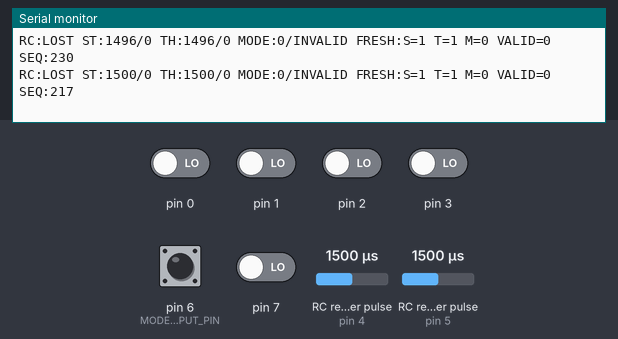
A sketch run on a simulated Arduino Uno, built with avr-gcc and run on an emulated ATmega328P. Shown: the last lines printed to the serial monitor. Wiring (inferred from the names in the program): 2 × RC receiver channel: data pin 4 / data pin 5. Inputs (shaded band) come from the test bench; at power-on: pin 0–3, pin 6 (MODE_INPUT_PIN), pin 7 LOW, RC receiver pulse (sensors on pin 4, pin 5) 1500 µs.

Above: at 1.2 s.
1.3 s: RC receiver pulse (sensor on pin 4) set to 1020 µs
At 1.36 s:
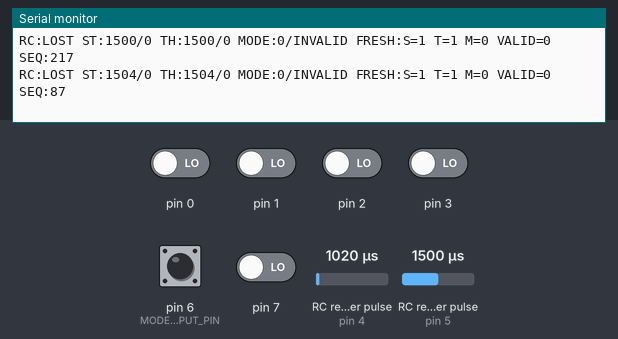
2.8 s: RC receiver pulse (sensor on pin 5) set to 1020 µs
At 2.96 s:
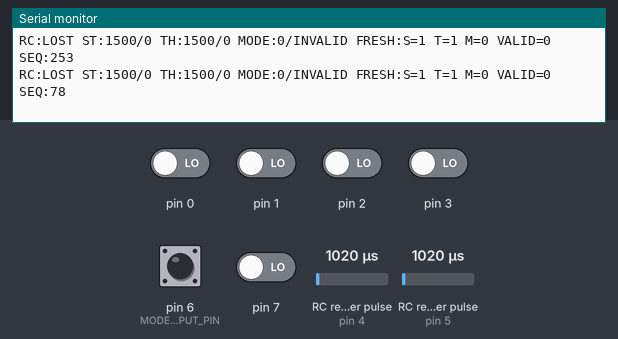
4.3 s: pin 2 driven HIGH
At 4.76 s:
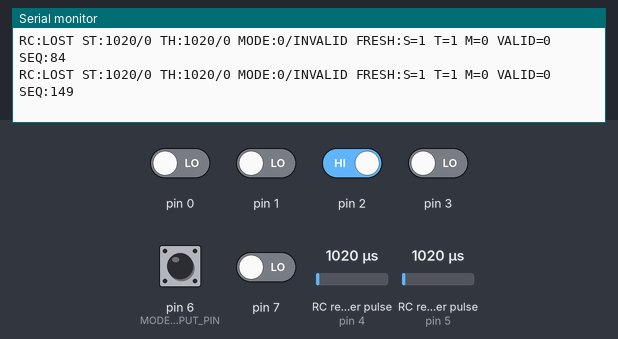
5.8 s: pin 3 driven HIGH
At 6.36 s:
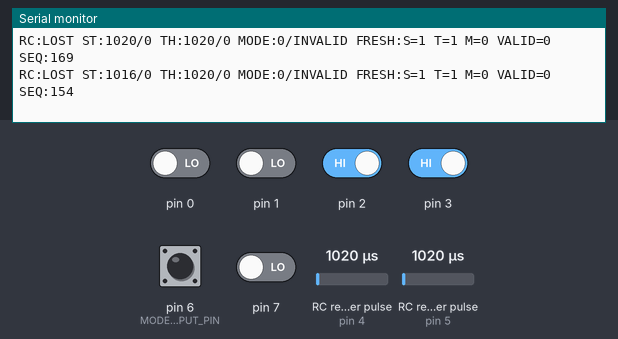
7.3 s: pin 6 (MODE_INPUT_PIN) pulled HIGH for 0.15 s
At 7.56 s:
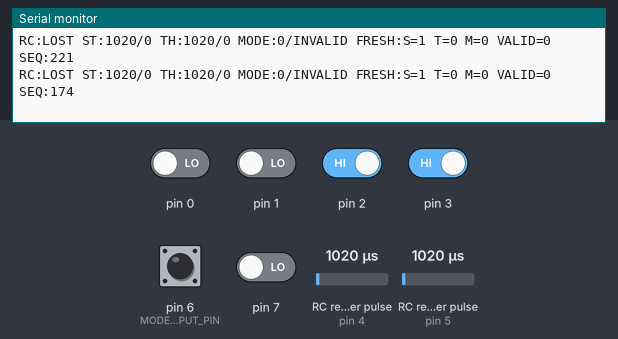
8.9 s: pin 7 driven HIGH
At 9.16 s:
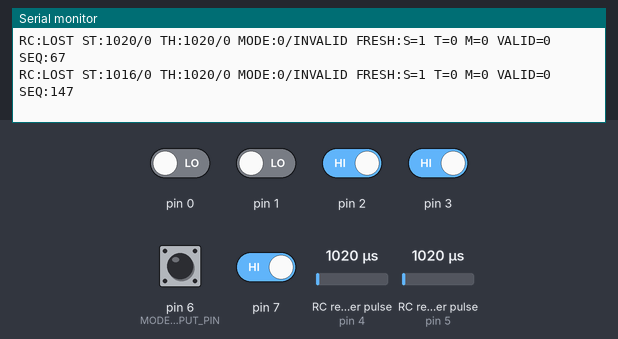
Timing chart, 0 to 11.4 s (numbered marks = the images above; inputs shaded):
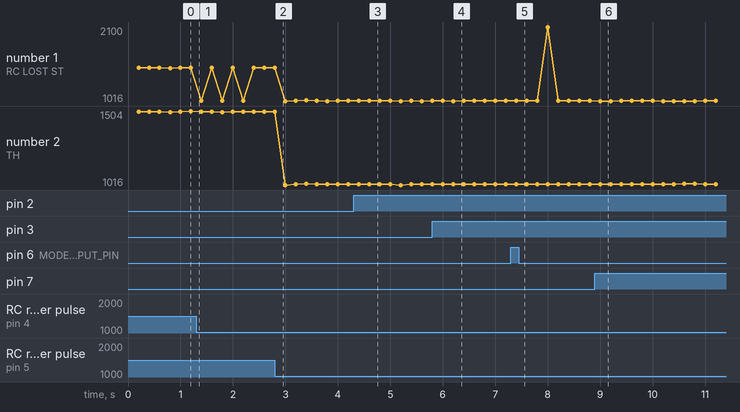

The sketch:

pwm_receiver_bridge.ino
```cpp
// Standard RC PWM receiver -> I2C bridge for the T870 auxiliary Arduino Uno.
//
// Receiver wiring (signal and receiver GND are both required):
//   Steering signal    -> D4
//   Throttle signal    -> D5
//   AUTO/MANUAL signal -> D6
//   Receiver GND       -> auxiliary Arduino GND
//
// Inter-Arduino wiring (does not use either board's RX/TX pins):
//   Auxiliary A4/SDA -> main Arduino A4/SDA
//   Auxiliary A5/SCL -> main Arduino A5/SCL
//   Auxiliary GND    -> main Arduino GND
//
// The receiver outputs ordinary servo PWM pulses, normally 1000..2000 us at
// about 50 Hz. D4/D5/D6 are captured together with a pin-change interrupt so
// no channel is blocked while another channel is being measured.

#include <Arduino.h>
#include <Wire.h>

const byte STEERING_INPUT_PIN = 4;  // PD4 / PCINT20
const byte THROTTLE_INPUT_PIN = 5;  // PD5 / PCINT21
const byte MODE_INPUT_PIN     = 6;  // PD6 / PCINT22

const byte I2C_ADDRESS = 0x12;

const uint16_t PWM_VALID_MIN_US = 800;
const uint16_t PWM_VALID_MAX_US = 2200;
// 일반 50 Hz 리시버는 약 20 ms마다 새 펄스를 보낸다. 120 ms 동안
// 어느 한 채널이라도 이 시간 동안 들어오지 않으면 조종기/리시버 연결
// 단절로 보고 connected=false와 0 명령을 메인 보드로 전달한다.
// 짧은 무선/PWM 지연으로 주행 중 오검출하지 않도록 1초를 사용한다.
const uint32_t RC_TIMEOUT_US = 1000000UL;

// Initial standard-RC calibration. Read the serial output after upload and
// replace these values if the new receiver/transmitter endpoints differ.
const int STEERING_LEFT_US   = 1000;
const int STEERING_CENTER_US = 1500;
const int STEERING_RIGHT_US  = 2000;
const int STEERING_DEADBAND_US = 30;

const int THROTTLE_REVERSE_US = 1000;
const int THROTTLE_CENTER_US  = 1500;
const int THROTTLE_FORWARD_US = 2000;
const int THROTTLE_DEADBAND_US = 30;

const uint16_t MODE_MANUAL_MAX_US = 1300;
const uint16_t MODE_AUTO_MIN_US   = 1700;

const byte REMOTE_FLAG_AUTO       = 0x01;
const byte REMOTE_FLAG_MODE_VALID = 0x02;

// This is deliberately the same byte layout used by the previous auxiliary
// BLE/I2C bridge. The old flags field now carries AUTO and mode-valid bits.
struct __attribute__((packed)) RemoteReport
{
  byte magic;
  byte version;
  byte sequence;
  int8_t throttleCommand;
  int8_t steeringCommand;
  byte flags;
  byte connected;
  uint16_t throttleRaw;
  uint16_t steeringRaw;
  byte checksum;
};

const byte REPORT_MAGIC = 0xB7;
const byte REPORT_VERSION = 1;

volatile uint32_t riseUs[3] = {0, 0, 0};
volatile uint32_t lastPulseUs[3] = {0, 0, 0};
volatile uint16_t pulseWidthUs[3] = {0, 0, 0};
volatile byte previousPortD = 0;

volatile RemoteReport report = {
  REPORT_MAGIC, REPORT_VERSION, 0, 0, 0, 0, 0, 0, 0, 0
};

uint16_t modeRawUs = 0;
unsigned long lastPrintMs = 0;
bool lastSteeringFresh = false;
bool lastThrottleFresh = false;
bool lastModeFresh = false;
bool lastModeValid = false;

byte checksumOf(const RemoteReport &value)
{
  const byte *bytes = reinterpret_cast<const byte *>(&value);
  byte checksum = 0;
  for (size_t i = 0; i < sizeof(RemoteReport) - 1; ++i)
  {
    checksum ^= bytes[i];
  }
  return checksum;
}

int normalizeAxis(int raw, int low, int center, int high, int deadband)
{
  if (raw >= center - deadband && raw <= center + deadband) return 0;

  if (raw > center)
  {
    long value = map(raw, center + deadband, high, 0, 100);
    return constrain((int)value, 0, 100);
  }

  long value = map(raw, center - deadband, low, 0, -100);
  return constrain((int)value, -100, 0);
}

void publishReport(uint16_t throttleRaw, uint16_t steeringRaw,
                   int throttleCommand, int steeringCommand,
                   byte flags, bool connected)
{
  RemoteReport next;
  next.magic = REPORT_MAGIC;
  next.version = REPORT_VERSION;
  next.sequence = report.sequence + 1;
  next.throttleCommand = (int8_t)throttleCommand;
  next.steeringCommand = (int8_t)steeringCommand;
  next.flags = flags;
  next.connected = connected ? 1 : 0;
  next.throttleRaw = throttleRaw;
  next.steeringRaw = steeringRaw;
  next.checksum = checksumOf(next);

  noInterrupts();
  report = next;
  interrupts();
}

// D4, D5 and D6 all belong to the ATmega328P's PORTD pin-change group.
ISR(PCINT2_vect)
{
  const uint32_t nowUs = micros();
  const byte current = PIND;
  const byte changed = current ^ previousPortD;
  previousPortD = current;

  const byte masks[3] = {_BV(PD4), _BV(PD5), _BV(PD6)};
  for (byte i = 0; i < 3; ++i)
  {
    if (!(changed & masks[i])) continue;

    if (current & masks[i])
    {
      riseUs[i] = nowUs;
    }
    else
    {
      const uint32_t width = nowUs - riseUs[i];
      if (width >= PWM_VALID_MIN_US && width <= PWM_VALID_MAX_US)
      {
        pulseWidthUs[i] = (uint16_t)width;
        lastPulseUs[i] = nowUs;
      }
    }
  }
}

void updateReport()
{
  uint16_t steeringUs;
  uint16_t throttleUs;
  uint16_t modeUs;
  uint32_t steeringStamp;
  uint32_t throttleStamp;
  uint32_t modeStamp;

  noInterrupts();
  steeringUs = pulseWidthUs[0];
  throttleUs = pulseWidthUs[1];
  modeUs = pulseWidthUs[2];
  steeringStamp = lastPulseUs[0];
  throttleStamp = lastPulseUs[1];
  modeStamp = lastPulseUs[2];
  interrupts();

  const uint32_t nowUs = micros();
  const bool steeringFresh = steeringStamp != 0
    && (uint32_t)(nowUs - steeringStamp) <= RC_TIMEOUT_US;
  const bool throttleFresh = throttleStamp != 0
    && (uint32_t)(nowUs - throttleStamp) <= RC_TIMEOUT_US;
  const bool modeFresh = modeStamp != 0
    && (uint32_t)(nowUs - modeStamp) <= RC_TIMEOUT_US;

  bool modeValid = false;
  bool autoMode = false;
  if (modeFresh && modeUs <= MODE_MANUAL_MAX_US)
  {
    modeValid = true;
    autoMode = false;
  }
  else if (modeFresh && modeUs >= MODE_AUTO_MIN_US)
  {
    modeValid = true;
    autoMode = true;
  }

  const bool connected = steeringFresh && throttleFresh && modeFresh && modeValid;
  lastSteeringFresh = steeringFresh;
  lastThrottleFresh = throttleFresh;
  lastModeFresh = modeFresh;
  lastModeValid = modeValid;
  byte flags = 0;
  int throttleCommand = 0;
  int steeringCommand = 0;

  if (modeValid) flags |= REMOTE_FLAG_MODE_VALID;
  if (autoMode) flags |= REMOTE_FLAG_AUTO;

  // In AUTO the manual axes are deliberately forced to zero. The main board
  // may use the AUTO flag to select its autonomous command source.
  if (connected && !autoMode)
  {
    throttleCommand = normalizeAxis(
      throttleUs, THROTTLE_REVERSE_US, THROTTLE_CENTER_US,
      THROTTLE_FORWARD_US, THROTTLE_DEADBAND_US);
    steeringCommand = normalizeAxis(
      steeringUs, STEERING_LEFT_US, STEERING_CENTER_US,
      STEERING_RIGHT_US, STEERING_DEADBAND_US);
    // 현재 조종기/서보 기구 기준으로 수신기 조향 방향이 차량 조향과
    // 반대로 들어오므로 명령 부호만 뒤집는다. 스로틀에는 영향이 없다.
    steeringCommand = -steeringCommand;
  }

  modeRawUs = modeUs;
  publishReport(throttleUs, steeringUs, throttleCommand, steeringCommand,
                flags, connected);
}

void onI2cRequest()
{
  Wire.write(
    reinterpret_cast<const uint8_t *>(
      const_cast<const RemoteReport *>(&report)),
    sizeof(RemoteReport));
}

void printStatus()
{
  RemoteReport snapshot;
  noInterrupts();
  byte *destination = reinterpret_cast<byte *>(&snapshot);
  volatile const byte *source =
    reinterpret_cast<volatile const byte *>(&report);
  for (size_t i = 0; i < sizeof(RemoteReport); ++i)
  {
    destination[i] = source[i];
  }
  interrupts();

  Serial.print(F("RC:"));
  Serial.print(snapshot.connected ? F("OK") : F("LOST"));
  Serial.print(F(" ST:"));
  Serial.print(snapshot.steeringRaw);
  Serial.print('/');
  Serial.print(snapshot.steeringCommand);
  Serial.print(F(" TH:"));
  Serial.print(snapshot.throttleRaw);
  Serial.print('/');
  Serial.print(snapshot.throttleCommand);
  Serial.print(F(" MODE:"));
  Serial.print(modeRawUs);
  if (!(snapshot.flags & REMOTE_FLAG_MODE_VALID)) Serial.print(F("/INVALID"));
  else if (snapshot.flags & REMOTE_FLAG_AUTO) Serial.print(F("/AUTO"));
  else Serial.print(F("/MANUAL"));
  Serial.print(F(" FRESH:S="));
  Serial.print(lastSteeringFresh ? 1 : 0);
  Serial.print(F(" T="));
  Serial.print(lastThrottleFresh ? 1 : 0);
  Serial.print(F(" M="));
  Serial.print(lastModeFresh ? 1 : 0);
  Serial.print(F(" VALID="));
  Serial.print(lastModeValid ? 1 : 0);
  Serial.print(F(" SEQ:"));
  Serial.println(snapshot.sequence);
}

void setup()
{
  pinMode(STEERING_INPUT_PIN, INPUT);
  pinMode(THROTTLE_INPUT_PIN, INPUT);
  pinMode(MODE_INPUT_PIN, INPUT);

  previousPortD = PIND;
  PCICR |= _BV(PCIE2);
  PCMSK2 |= _BV(PCINT20) | _BV(PCINT21) | _BV(PCINT22);

  Wire.begin(I2C_ADDRESS);
  Wire.onRequest(onI2cRequest);

  Serial.begin(115200);
  Serial.println(F("T870 standard PWM receiver bridge"));
  Serial.println(F("D4=steering D5=throttle D6=mode; I2C slave 0x12"));
  Serial.println(F("PWM timeout 120 ms -> E-STOP, axes zero, connected=false"));
}

void loop()
{
  updateReport();

  const unsigned long nowMs = millis();
  if (nowMs - lastPrintMs >= 200)
  {
    lastPrintMs = nowMs;
    printStatus();
  }
}
```

Measured:
- after the input at 4.3 s, the serial monitor: prints a new line after 0.30 s (image 3)
- after the input at 5.8 s, the serial monitor: prints a new line after 0.40 s (image 4)
- after the input at 7.3 s, the serial monitor: prints a new line after 0.10 s (image 5)
- after the input at 8.9 s, the serial monitor: prints a new line after 0.10 s (image 6)
